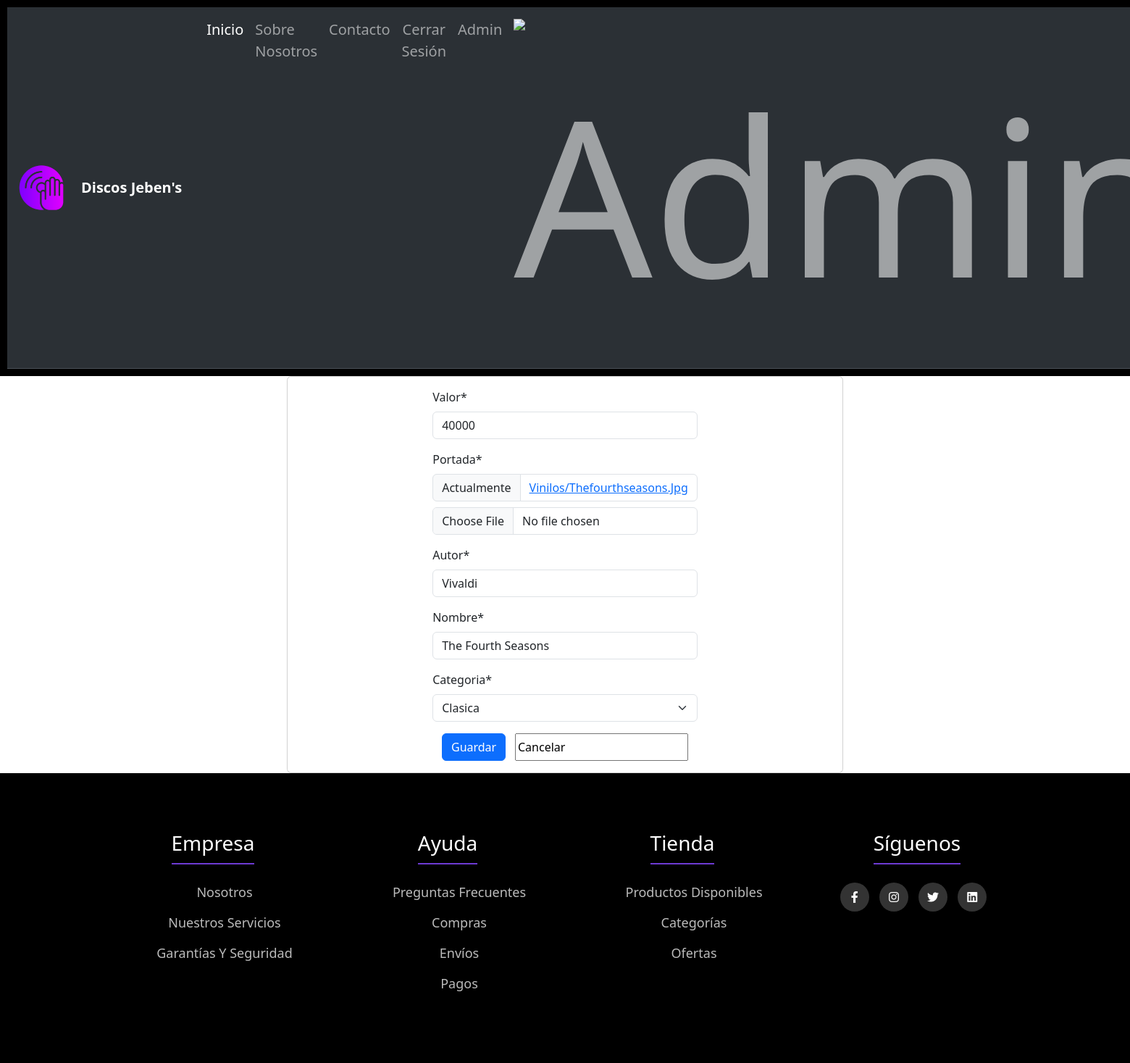
Page /modificar-producto/1/ (signed in) on the committed database.
### tienda/models.py (models this page shows, shortened)
class Vinilo(models.Model):
    valor = models.IntegerField()
    portada = models.ImageField(upload_to = "vinilos", null = True)
    autor = models.CharField(max_length = 30)
    nombre = models.CharField(max_length = 30)
    Categoria = models.ForeignKey(Categoria, on_delete = models.PROTECT)

### tienda/views.py (the view)
# urls.py: path('modificar-producto/<id>/', views.modificar_producto, name = 'modificar_producto'),
def modificar_producto(request, id):
    vinilos = get_object_or_404(Vinilo, id=id)
    data= {"form" : ViniloForm(instance=vinilos)}
    if request.method == 'POST':
        formulario = ViniloForm(data=request.POST, instance= vinilos, files=request.FILES)
        if formulario.is_valid():
                formulario.save()
                messages.success(request, "Modificado Correctamente")
                return redirect(to="listar_producto")
    return render(request, 'tienda/vinilo/modificar.html', data)

### tienda/forms.py (shortened to what this page needs)
class ViniloForm(forms.ModelForm):
    portada = forms.ImageField(required=True, validators=[MaxSizeFileValidator(max_file_size=10)])
    class Meta:
        model = Vinilo
        fields = "__all__"

### tienda/models.py (called while the page is built)
    def __str__(self):
        return self.titulo

### tienda/templates/tienda/vinilo/modificar.html (shortened to what this page needs)
{% extends 'tienda/base.html' %}
{% load crispy_forms_tags %}
{% load crispy_forms_filters %}
{% block contenido %}
    <div class="row d-flex justify-content-center">
        <div class="col-12 col-md-6">
            <div class="card">
                <div class="card-body">
                    <form action="" method="post" enctype="multipart/form-data">
                        {{form | crispy}}
                        <div class="d-flex justify-content-evenly">
                            <input type="submit" value="Guardar" class="btn btn-primary">
                            <input type="text" value="Cancelar" class="btn-secondary">
                        </div>
                    </form>
                </div>
            </div>
        </div>
    </div>
{% endblock %}

### tienda/templates/tienda/base.html (shortened to what this page needs)
{% load static %}
<!DOCTYPE html>
<html lang="en">
<head>
    <link rel="stylesheet" href="{% static 'tienda/estilos.css' %}">
    <link href="https://cdn.jsdelivr.net/npm/bootstrap@5.3.3/dist/css/bootstrap.min.css" rel="stylesheet">
    <link rel="stylesheet" href="https://cdnjs.cloudflare.com/ajax/libs/font-awesome/6.2.1/css/all.min.css">
</head>
<body>
    <header>
        <nav class="navbar bg-dark border-bottom border-body navbar-expand-lg bg-body-tertiary" data-bs-theme="dark">
            <div class="container-fluid">
                <div class="logo">
                    <a href="{% url 'inicio' %}"><img src="{% static 'tienda/Imagenes/logo.png' %}" alt="Logo"></a>
                </div>
                <a class="navbar-brand" href="{% url 'inicio' %}">Discos Jeben's</a>
                <div class="collapse navbar-collapse" id="navbarNav">
                    <ul class="navbar-nav">
                        <li class="nav-item">
                            <a class="nav-link active" aria-current="page" href="{% url 'inicio' %}">Inicio</a>
                        </li>
                        <li class="nav-item">
                            <a class="nav-link" href="{% url 'Nosotros' %}">Sobre Nosotros</a>
                        </li>
                        <li class="nav-item">
                            <a class="nav-link" href="{% url 'Contacto' %}">Contacto</a>
                        </li>
                        {% if user.is_authenticated %}
                        <li class="nav-item">
                            <form method="post" action="{% url 'logout' %}">
                                <button type="submit" class="nav-link btn btn-link">Cerrar Sesión</button>
                            </form>
                        </li>
                        <li class="nav-item">
                            <a class="nav-link" href="#">{{ user.username }}</a>
                        </li>
                        {% endif %}
                        {% if user.is_staff %}
                        <li class="nav-item">
                            <div class="configuracion">
                                <a href="{% url 'Administracion' %}" class="nav-link"><img src="{% static 'tienda/Imagenes/configu.png' %}" alt="administracion"></a>
                            </div>
                        </li>
                        {% endif %}
                    </ul>
                </div>
            </div>
        </nav>
    </header>
    {% block contenido %}
    {% endblock %}
    <footer class="footer">
        <div class="container">
            <div class="footer-row">
                <div class="footer-links">
                    <h4>Empresa</h4>
                    <ul>
                        <li><a href="{% url 'Nosotros' %}">Nosotros</a></li>
                        <li><a href="#">Nuestros Servicios</a></li>
                        <li><a href="#">Garantías y seguridad</a></li>
                    </ul>
                </div>
                <div class="footer-links">
                    <h4>Ayuda</h4>
                    <ul>
                        <li><a href="#">Preguntas Frecuentes</a></li>
                        <li><a href="#">Compras</a></li>
                        <li><a href="#">Envíos</a></li>
                        <li><a href="#">Pagos</a></li>
                    </ul>
                </div>
                <div class="footer-links">
                    <h4>Tienda</h4>
                    <ul>
                        <li><a href="#">Productos Disponibles</a></li>
                        <li><a href="#">Categorías</a></li>
                        <li><a href="#">Ofertas</a></li>
                    </ul>
                </div>
                <div class="footer-links">
                    <h4>Síguenos</h4>
                    <div class="social-link">
                        <a href="#"><i class="fab fa-facebook-f"></i></a>
                        <a href="#"><i class="fab fa-instagram"></i></a>
                        <a href="#"><i class="fab fa-twitter"></i></a>
                        <a href="#"><i class="fab fa-linkedin"></i></a>
                    </div>
                </div>
            </div>
        </div>
    </footer>
    <link rel="stylesheet" href="{% static 'tienda/estilos2.css' %}">
</body>
</html>

### tienda/static/tienda/estilos.css (style rules this page uses)
* { box-sizing: border-box; list-style: none; }
:root { --color-acento: #543476; --color-acento-claro: rgb(245, 245, 245); --color-texto: rgb(245, 245, 245); }
header { background-color:rgb(0, 0, 0); min-width: 420px; max-width: 3000px; }
body { background: #000000; color: #000000; font-family: 'Roboto', sans-serif; margin: 0; min-width: 420px; max-width: 3000px; text-transform: capitalize; text-align: center; }
a { text-decoration: none; color: white; }
header { display: flex; min-height: 80px; background-color: black; justify-content: space-between; align-items: center; padding: 10px; }
h4 { text-align: center; }
li { font-size: 1.25em; }
.logo { display: flex; align-items: center; }
.logo img { height: 70px; margin-right: 10px; }
.configuracion img { margin-right: 6px; height: 24px; }
nav a { font-weight: 600; padding-right: 10px; }
img { font-size: 300px; align-items: center; align-content: center; }
.container { max-width: 3000px; margin: 0 auto; align-items: center; }
.card { align-items: center; height: auto; margin: auto; }
form { max-width: 1200px; min-width: none; margin: auto; }
.footer { background-color: #000000; padding: 80px 0; text-align: center; }
.footer-row { display: flex; flex-wrap: wrap; }
.footer-links { width: 25%; padding: 0 15px; }
.footer-links h4 { font-size: 28px; color: #FFFFFF; margin-bottom: 25px; font-size: 500; border-bottom: 2px solid #7d42f1e0; padding-bottom: 10px; display: inline-block; text-align: center; }
.footer-links ul li a { font-size: 18px; text-decoration: none; color: #BBBBBB; display: block; margin-bottom: 15px; transition: all .3s ease; }
.social-link a { display: inline-block; min-height: 40px; width: 40px; background-color: rgba(255, 255, 255, 0.2); margin: 0 10px 10px 0; text-align: center; line-height: 40px; border-radius: 50%; color: #FFFFFF; transition: all .5s ease; }

### rows in the picture
Vinilo: valor "40000", autor "Vivaldi", nombre "The Fourth Seasons", Categoria "Clasica"

### other values in the picture
{{ user.username }} "Admin"
